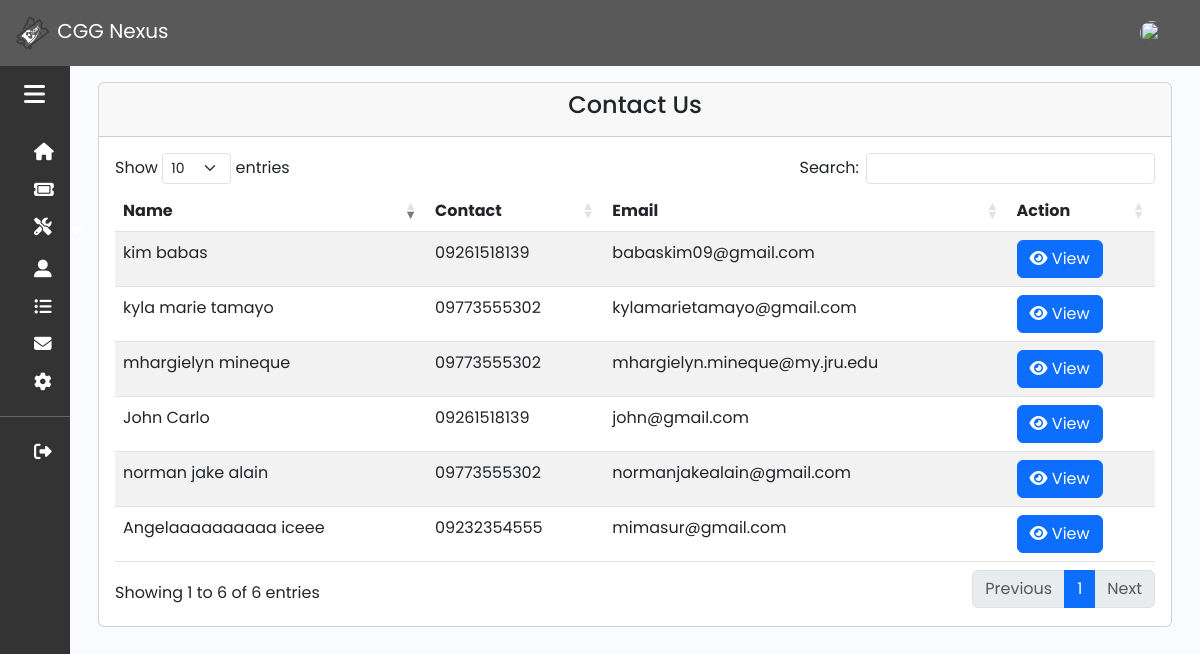
Page /admin/contact_us.php (signed in) on the committed database.
### tables this page shows
CREATE TABLE `contact_us` (
  `id` int(11) NOT NULL,
  `first_name` varchar(50) NOT NULL,
  `last_name` varchar(50) NOT NULL,
  `phone` varchar(50) NOT NULL,
  `email` varchar(50) NOT NULL,
  `message` text NOT NULL,
  `created_at` varchar(50) NOT NULL
);

### function/myfunction.php (called while the page is built, shortened)
<?php
include('mysql_connect.php');
function getAll($table)
{
    global $con;
    $query = "SELECT * FROM $table";
    return $query_run = mysqli_query($con, $query);
}
?>

### admin/contact_us.php (the view, shortened to what this page needs)
<?php include('../function/myfunction.php');
include 'sidebar_navbar.php';
?>
<!DOCTYPE html>
<html lang="en">
<head>
    <link rel="stylesheet" href="css/bootstrap/bootstrap.min.css">
    <link rel="stylesheet" href="https://cdnjs.cloudflare.com/ajax/libs/twitter-bootstrap/5.3.0/css/bootstrap.min.css">
    <link rel="stylesheet" href="https://cdn.datatables.net/1.13.7/css/dataTables.bootstrap5.min.css">
    <link rel="stylesheet" href="css/fontawesome/css/all.css">
    <link rel="stylesheet" href="css/sidebar.css">
</head>
<body>
    <div class="main p-3">
        <div class="container">
            <div class="row">
                <div class="col-md-12">
                    <div class="card">
                        <div class="card-header">
                            <div class="text-center">
                                <h4>Contact Us</h4>
                            </div>
                        </div>
                        <div class="card-body" id="category_table">
                            <table id="example" class="table table-striped" style="width:100%">
                                <thead>
                                    <tr>
                                        <th>Name</th>
                                        <th>Contact</th>
                                        <th>Email</th>
                                        <th>Action</th>
                                    </tr>
                                </thead>
                                <tbody>
                                    <?php
                                    $contact = getAll("contact_us");
                                    if (mysqli_num_rows($contact) > 0) {
                                        foreach ($contact as $item) {
                                    ?>
                                            <tr>
                                                <td><?= $item['first_name'] . ' ' . $item['last_name']; ?></td>
                                                <td><?= $item['phone']; ?></td>
                                                <td><?= $item['email']; ?></td>
                                                <td>
                                                    <a href="#" class="btn btn-primary" data-bs-toggle="modal" data-bs-target="#infoModal<?= $item['id']; ?>"><i class="fas fa-eye"></i>&nbsp;View</a>
                                                </td>
                                            </tr>
                                            <div class="modal fade" id="infoModal<?= $item['id']; ?>" tabindex="-1" aria-labelledby="exampleModalLabel" aria-hidden="true">
                                        <?php
                                        }
                                    }
                                        ?>
                                </tbody>
                            </table>
                        </div>
                    </div>
                </div>
            </div>
        </div>
    </div>
</body>
</html>

### admin/css/sidebar.css (style rules this page uses)
body { font-family: "Poppins", sans-serif; }
.main { min-height: 100vh; width: 100%; overflow: hidden; transition: all 0.35s ease-in-out; background-color: #fafbfe; }

### rows in the picture
contact_us: first_name "kim", last_name "babas", phone "09261518139", email "babaskim09@gmail.com"
contact_us: first_name "kyla marie", last_name "tamayo", phone "09773555302", email "kylamarietamayo@gmail.com"
contact_us: first_name "mhargielyn", last_name "mineque", phone "09773555302", email "mhargielyn.mineque@my.jru.edu"
contact_us: first_name "John", last_name "Carlo", phone "09261518139", email "john@gmail.com"
contact_us: first_name "norman jake", last_name "alain", phone "09773555302", email "normanjakealain@gmail.com"
contact_us: first_name "Angelaaaaaaaaaa", last_name "iceee", phone "09232354555", email "mimasur@gmail.com"
